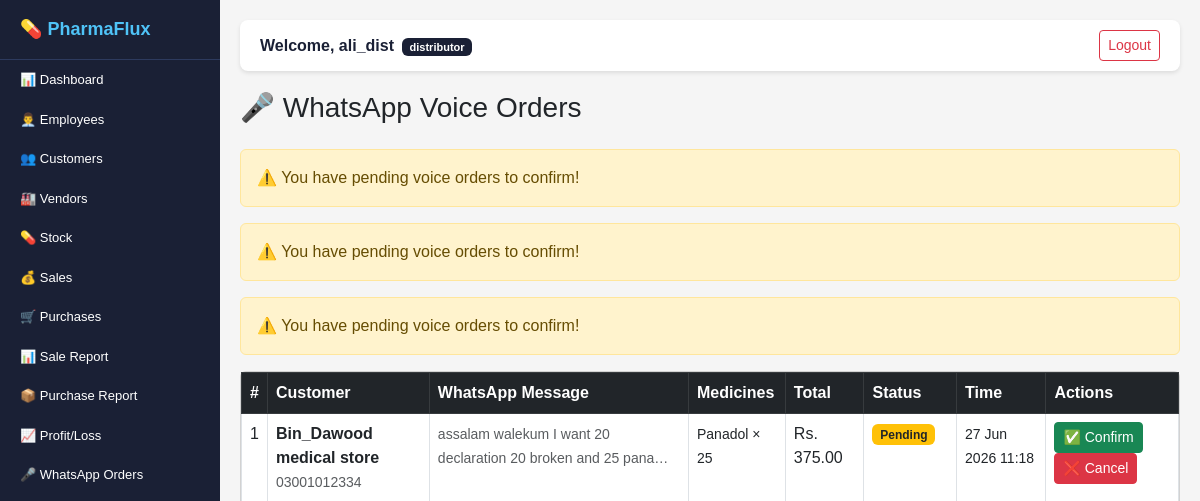
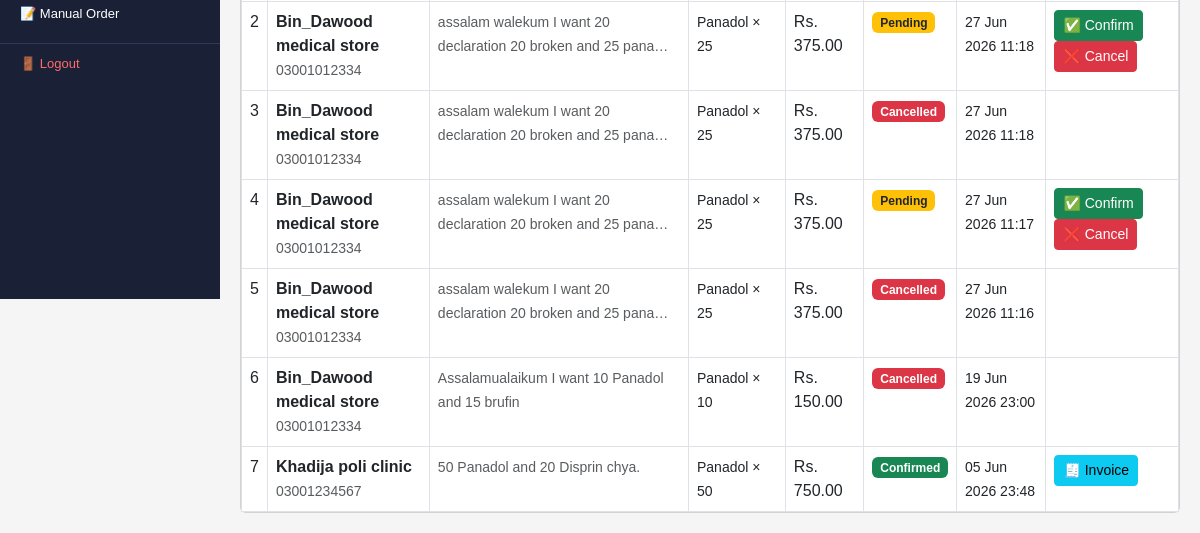
The app's page /voice-orders/ (signed in), older data (2 pictures, top to bottom).
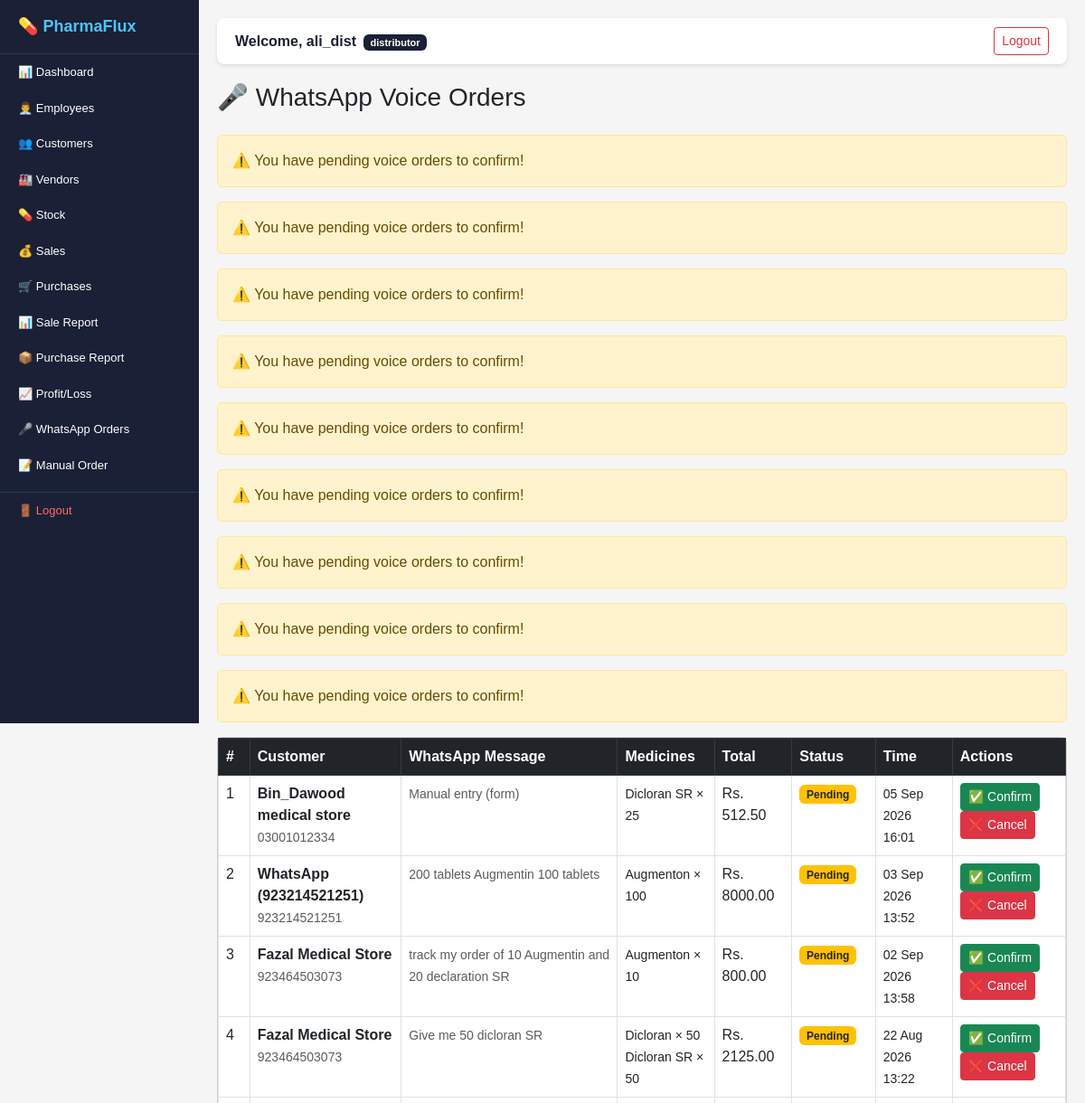
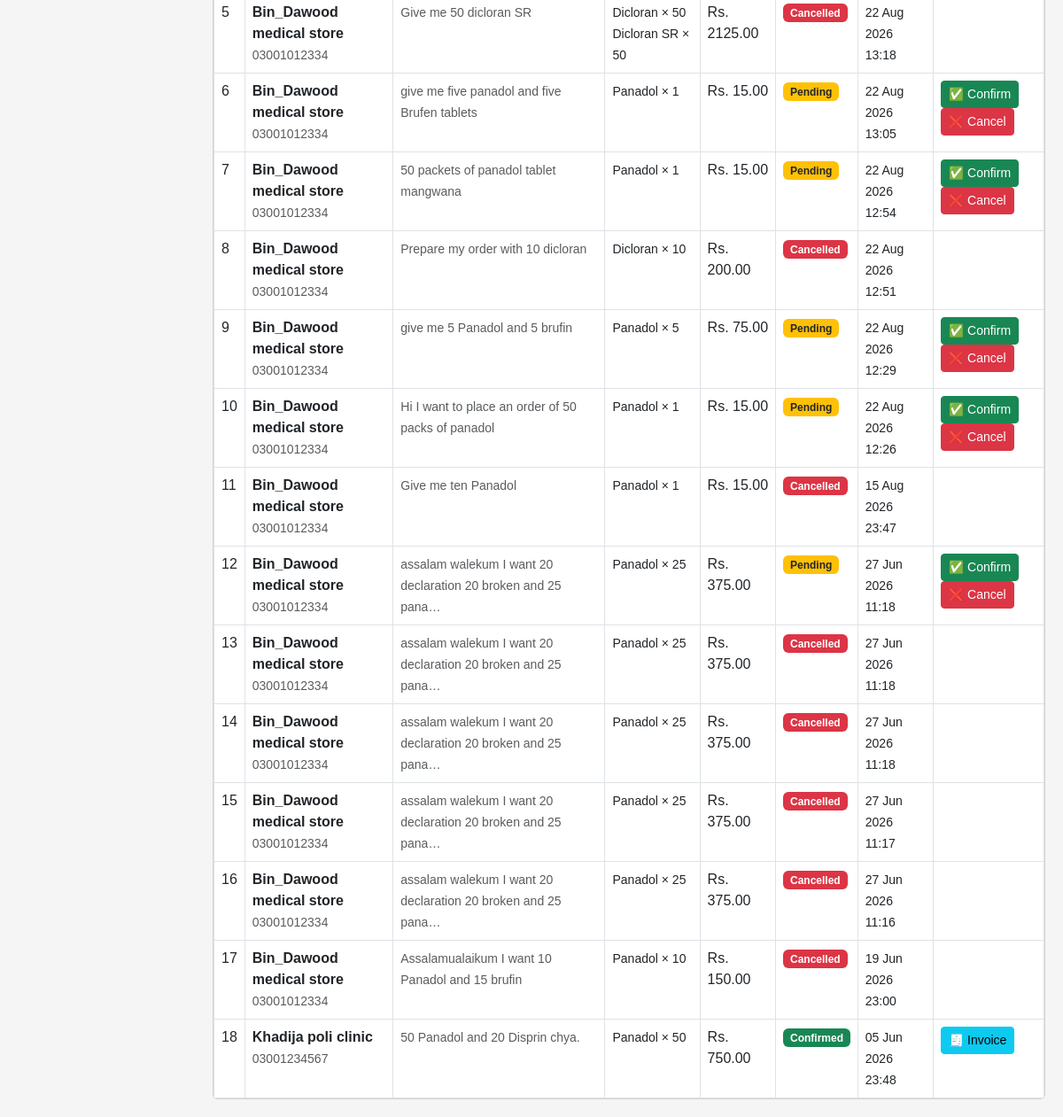
The same page, newer data (2 pictures, top to bottom).
### voice_orders/models.py (models this page shows, shortened)
class VoiceOrder(models.Model):
    STATUS = [
        ('processing', 'Processing'),
        ('draft', 'Draft'),
        ('confirmed', 'Confirmed'),
        ('cancelled', 'Cancelled'),
    ]
    order = models.OneToOneField(
        Order,
        on_delete=models.CASCADE,
        null=True,
        blank=True,
        related_name='voice_order'
    )
    distributor = models.ForeignKey(
        Distributor,
        on_delete=models.CASCADE,
        related_name='voice_orders'
    )
    voice_input = models.TextField()
    converted_text = models.TextField(
        blank=True
    )
    status = models.CharField(
        max_length=20,
        choices=STATUS,
        default='processing'
    )
    created_at = models.DateTimeField(
        auto_now_add=True
    )

### orders/models.py (models this page shows, shortened)
class Order(models.Model):
    STATUS = [
        ('draft', 'Draft'),
        ('confirmed', 'Confirmed'),
        ('cancelled', 'Cancelled'),
    ]
    TYPE = [
        ('manual', 'Manual'),
        ('voice', 'Voice'),
    ]
    customer = models.ForeignKey(
        Customer,
        on_delete=models.CASCADE,
        related_name='orders'
    )
    distributor = models.ForeignKey(
        Distributor,
        on_delete=models.CASCADE,
        related_name='orders'
    )
    order_date = models.DateTimeField(
        default=timezone.now
    )
    discount = models.DecimalField(
        max_digits=10,
        decimal_places=2,
        default=0
    )
    status = models.CharField(
        max_length=20,
        choices=STATUS,
        default='draft'
    )
    order_type = models.CharField(
        max_length=20,
        choices=TYPE,
        default='manual'
    )
    def get_subtotal_total(self):
        return sum(
            item.get_subtotal()
            for item in self.items.all()
        )
    def get_total(self):
        total = self.get_subtotal_total() - self.discount
        return max(total, 0)

class OrderItem(models.Model):
    order = models.ForeignKey(
        Order,
        on_delete=models.CASCADE,
        related_name='items'
    )
    stock = models.ForeignKey(
        Stock,
        on_delete=models.CASCADE
    )
    quantity = models.IntegerField()
    unit_price = models.DecimalField(
        max_digits=10,
        decimal_places=2
    )
    def get_subtotal(self):
        return self.quantity * self.unit_price

### customers/models.py (models this page shows, shortened)
class Customer(models.Model):
    distributor = models.ForeignKey(
        Distributor,
        on_delete=models.CASCADE,
        related_name='customers'
    )
    name = models.CharField(max_length=200)
    type = models.CharField(
        max_length=100,
        blank=True
    )
    contact = models.CharField(max_length=20)
    email = models.EmailField(blank=True)
    address = models.TextField(blank=True)
    whatsapp_number = models.CharField(
        max_length=20,
        blank=True
    )
    created_at = models.DateTimeField(
        auto_now_add=True
    )

### stock/models.py (models this page shows, shortened)
class Stock(models.Model):
    distributor = models.ForeignKey(
        Distributor,
        on_delete=models.CASCADE,
        related_name='stocks'
    )
    medicine_name = models.CharField(
        max_length=200
    )
    batch_no = models.CharField(
        max_length=100,
        unique=True
    )
    quantity = models.IntegerField(default=0)
    expiry_date = models.DateField()
    unit_price = models.DecimalField(
        max_digits=10,
        decimal_places=2
    )
    reorder_level = models.IntegerField(
        default=10
    )
    created_at = models.DateTimeField(
        auto_now_add=True
    )

### voice_orders/views.py (the view)
@login_required
def voice_orders_list(request):
    distributor = get_distributor(request)
    voice_orders = VoiceOrder.objects.filter(
        distributor=distributor
    ).order_by('-created_at')
    return render(request, 'voice_orders/list.html', {'voice_orders': voice_orders})

### voice_orders/views.py (called while the page is built)
def get_distributor(request):
    if request.user.role == 'distributor':
        return request.user.distributor
    elif request.user.role == 'employee':
        return request.user.employee.distributor
    return None

### templates/voice_orders/list.html (shortened to what this page needs)
{% extends 'base.html' %}
{% block content %}
<div class="d-flex justify-content-between
            align-items-center mb-3">
    <h3>🎤 WhatsApp Voice Orders</h3>
</div>
{% for vo in voice_orders %}
{% if vo.status == 'draft' %}
<div class="alert alert-warning">
    ⚠️ You have pending voice orders to confirm!
</div>
{% endif %}
{% endfor %}
<div class="card">
    <div class="card-body p-0">
        <table class="table table-bordered
                      table-hover mb-0">
            <thead class="table-dark">
                <tr>
                    <th>#</th>
                    <th>Customer</th>
                    <th>WhatsApp Message</th>
                    <th>Medicines</th>
                    <th>Total</th>
                    <th>Status</th>
                    <th>Time</th>
                    <th>Actions</th>
                </tr>
            </thead>
            <tbody>
                {% for vo in voice_orders %}
                <tr>
                    <td>{{ forloop.counter }}</td>
                    <td>
                        <strong>{{ vo.order.customer.name }}</strong>
                        <br>
                        <small class="text-muted">
                            {{ vo.order.customer.whatsapp_number }}
                        </small>
                    </td>
                    <td>
                        <small class="text-muted">
                            {{ vo.voice_input|truncatechars:60 }}
                        </small>
                    </td>
                    <td>
                        {% for item in vo.order.items.all %}
                        <small>
                            {{ item.stock.medicine_name }}
                            × {{ item.quantity }}
                        </small><br>
                        {% empty %}
                        <small class="text-danger fst-italic">
                            No medicines matched
                        </small>
                        {% endfor %}
                    </td>
                    <td>Rs. {{ vo.order.get_total }}</td>
                    <td>
                        {% if vo.status == 'draft' %}
                        <span class="badge bg-warning text-dark">
                            Pending
                        </span>
                        {% elif vo.status == 'confirmed' %}
                        <span class="badge bg-success">
                            Confirmed
                        </span>
                        {% else %}
                        <span class="badge bg-danger">
                            Cancelled
                        </span>
                        {% endif %}
                    </td>
                    <td>
                        <small>
                            {{ vo.created_at|date:"d M Y H:i" }}
                        </small>
                    </td>
                    <td>
                        {% if vo.status == 'draft' %}
                        <a href="/voice-orders/confirm/{{ vo.id }}/"
                           class="btn btn-sm btn-success"
                           onclick="return confirm('Confirm this order?')">
                           ✅ Confirm
                        </a>
                        <a href="/voice-orders/cancel/{{ vo.id }}/"
                           class="btn btn-sm btn-danger"
                           onclick="return confirm('Cancel?')">
                           ❌ Cancel
                        </a>
                        {% elif vo.status == 'confirmed' %}
                        <a href="/sales/invoice/{{ vo.order.sale.id }}/"
                           class="btn btn-sm btn-info">
                           🧾 Invoice
                        </a>
                        {% endif %}
                    </td>
                </tr>
                {% endfor %}
            </tbody>
        </table>
    </div>
</div>
{% endblock %}

Row changes from the older to the newer data that the page shows:
added VoiceOrder: shows "⚠️ You have pending voice orders to confirm!", order.customer.name "Bin_Dawood medical store", order.customer.whatsapp_number "03001012334", voice_input "Manual entry (form)", order.get_total "512.50", status "Pending", created_at "05 Sep 2026 16:01"
added VoiceOrder: shows "⚠️ You have pending voice orders to confirm!", order.customer.name "WhatsApp (923214521251)", order.customer.whatsapp_number "923214521251", voice_input "200 tablets Augmentin 100 tablets", order.get_total "8000.00", status "Pending", created_at "03 Sep 2026 13:52"
added VoiceOrder: shows "⚠️ You have pending voice orders to confirm!", order.customer.name "Fazal Medical Store", order.customer.whatsapp_number "923464503073", voice_input "track my order of 10 Augmentin and 20 declaration SR", order.get_total "800.00", status "Pending", created_at "02 Sep 2026 13:58"
added VoiceOrder: shows "⚠️ You have pending voice orders to confirm!", order.customer.name "Fazal Medical Store", order.customer.whatsapp_number "923464503073", voice_input "Give me 50 dicloran SR", order.get_total "2125.00", status "Pending", created_at "22 Aug 2026 13:22"
added VoiceOrder: shows "⚠️ You have pending voice orders to confirm!", order.customer.name "Bin_Dawood medical store", order.customer.whatsapp_number "03001012334", voice_input "give me five panadol and five Brufen tablets", order.get_total "15.00", status "Pending", created_at "22 Aug 2026 13:05"
added VoiceOrder: shows "⚠️ You have pending voice orders to confirm!", order.customer.name "Bin_Dawood medical store", order.customer.whatsapp_number "03001012334", voice_input "50 packets of panadol tablet mangwana", order.get_total "15.00", status "Pending", created_at "22 Aug 2026 12:54"
added VoiceOrder: shows "⚠️ You have pending voice orders to confirm!", order.customer.name "Bin_Dawood medical store", order.customer.whatsapp_number "03001012334", voice_input "give me 5 Panadol and 5 brufin", order.get_total "75.00", status "Pending", created_at "22 Aug 2026 12:29"
added VoiceOrder: shows "⚠️ You have pending voice orders to confirm!", order.customer.name "Bin_Dawood medical store", order.customer.whatsapp_number "03001012334", voice_input "Hi I want to place an order of 50 packs of panadol", order.get_total "15.00", status "Pending", created_at "22 Aug 2026 12:26"
added OrderItem: stock.medicine_name "Dicloran SR", quantity "25", shown under "Bin_Dawood medical store"
added OrderItem: stock.medicine_name "Augmenton", quantity "100", shown under "WhatsApp (923214521251)"
added OrderItem: stock.medicine_name "Augmenton", quantity "10", shown under "Fazal Medical Store"
added OrderItem: stock.medicine_name "Dicloran", quantity "50", shown under "Fazal Medical Store"
added OrderItem: stock.medicine_name "Dicloran SR", quantity "50", shown under "Fazal Medical Store"
added VoiceOrder: order.customer.name "Bin_Dawood medical store", order.customer.whatsapp_number "03001012334", voice_input "Give me 50 dicloran SR", order.get_total "2125.00", status "Cancelled", created_at "22 Aug 2026 13:18"
added OrderItem: stock.medicine_name "Dicloran", quantity "50", shown under "Bin_Dawood medical store"
added OrderItem: stock.medicine_name "Dicloran SR", quantity "50", shown under "Bin_Dawood medical store"
added OrderItem: stock.medicine_name "Panadol", quantity "1", shown under "Bin_Dawood medical store"
added OrderItem: stock.medicine_name "Panadol", quantity "1", shown under "Bin_Dawood medical store"
added VoiceOrder: order.customer.name "Bin_Dawood medical store", order.customer.whatsapp_number "03001012334", voice_input "Prepare my order with 10 dicloran", order.get_total "200.00", status "Cancelled", created_at "22 Aug 2026 12:51"
added OrderItem: stock.medicine_name "Dicloran", quantity "10", shown under "Bin_Dawood medical store"
added OrderItem: stock.medicine_name "Panadol", quantity "5", shown under "Bin_Dawood medical store"
added OrderItem: stock.medicine_name "Panadol", quantity "1", shown under "Bin_Dawood medical store"
added VoiceOrder: order.customer.name "Bin_Dawood medical store", order.customer.whatsapp_number "03001012334", voice_input "Give me ten Panadol", order.get_total "15.00", status "Cancelled", created_at "15 Aug 2026 23:47"
added OrderItem: stock.medicine_name "Panadol", quantity "1", shown under "Bin_Dawood medical store"
changed VoiceOrder (number 13 of 18 on the later page): status "Pending ✅ Confirm ❌ Cancel" → "Cancelled"
changed VoiceOrder "27 Jun 2026 11:17": status "Pending ✅ Confirm ❌ Cancel" → "Cancelled"
